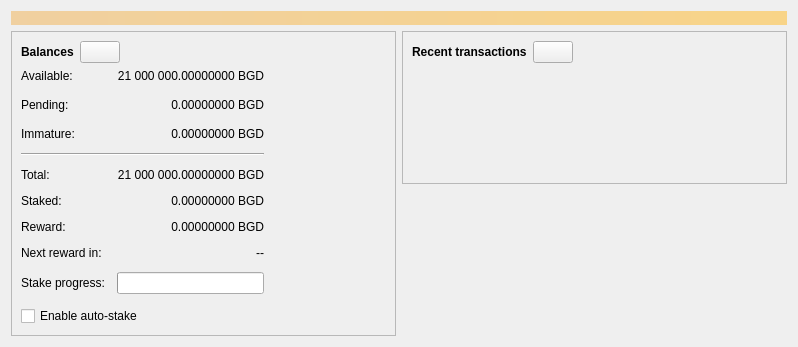
<?xml version="1.0" encoding="UTF-8"?>
<ui version="4.0">
 <class>OverviewPage</class>
 <widget class="QWidget" name="OverviewPage">
  <property name="geometry">
   <rect>
    <x>0</x>
    <y>0</y>
    <width>798</width>
    <height>318</height>
   </rect>
  </property>
  <property name="windowTitle">
   <string>Form</string>
  </property>
  <layout class="QVBoxLayout" name="topLayout">
   <item>
    <widget class="QLabel" name="labelAlerts">
     <property name="visible">
      <bool>false</bool>
     </property>
     <property name="styleSheet">
      <string notr="true">QLabel { background-color: qlineargradient(x1: 0, y1: 0, x2: 1, y2: 0, stop:0 #F0D0A0, stop:1 #F8D488); color:#000000; }</string>
     </property>
     <property name="wordWrap">
      <bool>true</bool>
     </property>
     <property name="margin">
      <number>3</number>
     </property>
     <property name="textInteractionFlags">
      <set>Qt::TextSelectableByMouse</set>
     </property>
    </widget>
   </item>
   <item>
    <layout class="QHBoxLayout" name="horizontalLayout" stretch="1,1">
     <item>
      <layout class="QVBoxLayout" name="verticalLayout_2">
       <item>
        <widget class="QFrame" name="frame">
         <property name="frameShape">
          <enum>QFrame::StyledPanel</enum>
         </property>
         <property name="frameShadow">
          <enum>QFrame::Raised</enum>
         </property>
         <layout class="QVBoxLayout" name="verticalLayout_4">
          <item>
           <layout class="QHBoxLayout" name="horizontalLayout_4">
            <item>
             <widget class="QLabel" name="label_5">
              <property name="font">
               <font>
                <weight>75</weight>
                <bold>true</bold>
               </font>
              </property>
              <property name="text">
               <string>Balances</string>
              </property>
             </widget>
            </item>
            <item>
             <widget class="QPushButton" name="labelWalletStatus">
              <property name="enabled">
               <bool>true</bool>
              </property>
              <property name="maximumSize">
               <size>
                <width>45</width>
                <height>16777215</height>
               </size>
              </property>
              <property name="toolTip">
               <string>The displayed information may be out of date. Your wallet automatically synchronizes with the BitGold network after a connection is established, but this process has not completed yet.</string>
              </property>
              <property name="text">
               <string/>
              </property>
              <property name="icon">
               <iconset resource="../bitcoin.qrc">
                <normaloff>:/icons/warning</normaloff>
                <disabledoff>:/icons/warning</disabledoff>:/icons/warning</iconset>
              </property>
              <property name="iconSize">
               <size>
                <width>24</width>
                <height>24</height>
               </size>
              </property>
             </widget>
            </item>
            <item>
             <spacer name="horizontalSpacer_3">
              <property name="orientation">
               <enum>Qt::Horizontal</enum>
              </property>
              <property name="sizeHint" stdset="0">
               <size>
                <width>40</width>
                <height>20</height>
               </size>
              </property>
             </spacer>
            </item>
           </layout>
          </item>
          <item>
           <layout class="QGridLayout" name="gridLayout">
            <property name="spacing">
             <number>12</number>
            </property>
            <item row="1" column="1">
             <widget class="QLabel" name="labelUnconfirmed">
              <property name="cursor">
               <cursorShape>IBeamCursor</cursorShape>
              </property>
              <property name="toolTip">
               <string>Total of transactions that have yet to be confirmed, and do not yet count toward the spendable balance</string>
              </property>
              <property name="text">
               <string notr="true">0.00000000 BGD</string>
              </property>
              <property name="alignment">
               <set>Qt::AlignRight|Qt::AlignTrailing|Qt::AlignVCenter</set>
              </property>
              <property name="textInteractionFlags">
               <set>Qt::LinksAccessibleByMouse|Qt::TextSelectableByKeyboard|Qt::TextSelectableByMouse</set>
              </property>
             </widget>
            </item>
            <item row="3" column="0" colspan="2">
             <widget class="Line" name="line">
              <property name="orientation">
               <enum>Qt::Horizontal</enum>
              </property>
             </widget>
            </item>
            <item row="4" column="0">
             <widget class="QLabel" name="labelTotalText">
              <property name="text">
               <string>Total:</string>
              </property>
             </widget>
            </item>
            <item row="2" column="1">
             <widget class="QLabel" name="labelImmature">
              <property name="cursor">
               <cursorShape>IBeamCursor</cursorShape>
              </property>
              <property name="toolTip">
               <string>Mined balance that has not yet matured</string>
              </property>
              <property name="text">
               <string notr="true">0.00000000 BGD</string>
              </property>
              <property name="alignment">
               <set>Qt::AlignRight|Qt::AlignTrailing|Qt::AlignVCenter</set>
              </property>
              <property name="textInteractionFlags">
               <set>Qt::LinksAccessibleByMouse|Qt::TextSelectableByKeyboard|Qt::TextSelectableByMouse</set>
              </property>
             </widget>
            </item>
            <item row="1" column="2">
             <spacer name="horizontalSpacer_2">
              <property name="orientation">
               <enum>Qt::Horizontal</enum>
              </property>
              <property name="sizeHint" stdset="0">
               <size>
                <width>40</width>
                <height>20</height>
               </size>
              </property>
             </spacer>
            </item>
            <item row="2" column="0">
             <widget class="QLabel" name="labelImmatureText">
              <property name="text">
               <string>Immature:</string>
              </property>
             </widget>
            </item>
            <item row="4" column="1">
             <widget class="QLabel" name="labelTotal">
              <property name="cursor">
               <cursorShape>IBeamCursor</cursorShape>
              </property>
              <property name="toolTip">
               <string>Your current total balance</string>
              </property>
              <property name="text">
               <string notr="true">21 000 000.00000000 BGD</string>
              </property>
              <property name="alignment">
               <set>Qt::AlignRight|Qt::AlignTrailing|Qt::AlignVCenter</set>
              </property>
              <property name="textInteractionFlags">
               <set>Qt::LinksAccessibleByMouse|Qt::TextSelectableByKeyboard|Qt::TextSelectableByMouse</set>
              </property>
             </widget>
            </item>
            <item row="5" column="0">
             <widget class="QLabel" name="labelStakedText">
              <property name="text">
               <string>Staked:</string>
              </property>
             </widget>
            </item>
            <item row="5" column="1">
             <widget class="QLabel" name="labelStaked">
              <property name="text">
               <string notr="true">0.00000000 BGD</string>
              </property>
              <property name="alignment">
               <set>Qt::AlignRight|Qt::AlignTrailing|Qt::AlignVCenter</set>
              </property>
             </widget>
            </item>
            <item row="6" column="0">
             <widget class="QLabel" name="labelRewardText">
              <property name="text">
               <string>Reward:</string>
              </property>
             </widget>
            </item>
            <item row="6" column="1">
             <widget class="QLabel" name="labelReward">
              <property name="text">
               <string notr="true">0.00000000 BGD</string>
              </property>
              <property name="alignment">
               <set>Qt::AlignRight|Qt::AlignTrailing|Qt::AlignVCenter</set>
              </property>
             </widget>
            </item>
            <item row="7" column="0">
             <widget class="QLabel" name="labelNextRewardText">
              <property name="text">
               <string>Next reward in:</string>
              </property>
             </widget>
            </item>
            <item row="7" column="1">
             <widget class="QLabel" name="labelNextReward">
              <property name="text">
               <string>--</string>
              </property>
              <property name="alignment">
               <set>Qt::AlignRight|Qt::AlignTrailing|Qt::AlignVCenter</set>
              </property>
             </widget>
            </item>
            <item row="8" column="0">
             <widget class="QLabel" name="labelStakeProgressText">
              <property name="text">
               <string>Stake progress:</string>
              </property>
             </widget>
            </item>
            <item row="8" column="1">
             <widget class="QProgressBar" name="progressStake">
              <property name="maximum">
               <number>100</number>
              </property>
              <property name="textVisible">
               <bool>false</bool>
              </property>
             </widget>
            </item>
            <item row="9" column="0" colspan="2">
             <widget class="QCheckBox" name="checkAutoStake">
              <property name="text">
               <string>Enable auto-stake</string>
              </property>
             </widget>
            </item>
            <item row="0" column="0">
             <widget class="QLabel" name="labelBalanceText">
              <property name="text">
               <string>Available:</string>
              </property>
             </widget>
            </item>
            <item row="0" column="1">
             <widget class="QLabel" name="labelBalance">
              <property name="cursor">
               <cursorShape>IBeamCursor</cursorShape>
              </property>
              <property name="toolTip">
               <string>Your current spendable balance</string>
              </property>
              <property name="text">
               <string notr="true">21 000 000.00000000 BGD</string>
              </property>
              <property name="alignment">
               <set>Qt::AlignRight|Qt::AlignTrailing|Qt::AlignVCenter</set>
              </property>
              <property name="textInteractionFlags">
               <set>Qt::LinksAccessibleByMouse|Qt::TextSelectableByKeyboard|Qt::TextSelectableByMouse</set>
              </property>
             </widget>
            </item>
            <item row="1" column="0">
             <widget class="QLabel" name="labelPendingText">
              <property name="text">
               <string>Pending:</string>
              </property>
             </widget>
            </item>
           </layout>
          </item>
         </layout>
        </widget>
       </item>
       <item>
        <spacer name="verticalSpacer">
         <property name="orientation">
          <enum>Qt::Vertical</enum>
         </property>
         <property name="sizeHint" stdset="0">
          <size>
           <width>20</width>
           <height>40</height>
          </size>
         </property>
        </spacer>
       </item>
      </layout>
     </item>
     <item>
      <layout class="QVBoxLayout" name="verticalLayout_3">
       <item>
        <widget class="QFrame" name="frame_2">
         <property name="frameShape">
          <enum>QFrame::StyledPanel</enum>
         </property>
         <property name="frameShadow">
          <enum>QFrame::Raised</enum>
         </property>
         <layout class="QVBoxLayout" name="verticalLayout">
          <item>
           <layout class="QHBoxLayout" name="horizontalLayout_2">
            <item>
             <widget class="QLabel" name="label_4">
              <property name="font">
               <font>
                <weight>75</weight>
                <bold>true</bold>
               </font>
              </property>
              <property name="text">
               <string>Recent transactions</string>
              </property>
             </widget>
            </item>
            <item>
             <widget class="QPushButton" name="labelTransactionsStatus">
              <property name="enabled">
               <bool>true</bool>
              </property>
              <property name="maximumSize">
               <size>
                <width>45</width>
                <height>16777215</height>
               </size>
              </property>
              <property name="toolTip">
               <string>The displayed information may be out of date. Your wallet automatically synchronizes with the BitGold network after a connection is established, but this process has not completed yet.</string>
              </property>
              <property name="text">
               <string/>
              </property>
              <property name="icon">
               <iconset resource="../bitcoin.qrc">
                <normaloff>:/icons/warning</normaloff>
                <disabledoff>:/icons/warning</disabledoff>:/icons/warning</iconset>
              </property>
              <property name="iconSize">
               <size>
                <width>24</width>
                <height>24</height>
               </size>
              </property>
             </widget>
            </item>
            <item>
             <spacer name="horizontalSpacer">
              <property name="orientation">
               <enum>Qt::Horizontal</enum>
              </property>
              <property name="sizeHint" stdset="0">
               <size>
                <width>40</width>
                <height>20</height>
               </size>
              </property>
             </spacer>
            </item>
           </layout>
          </item>
          <item>
           <widget class="TransactionOverviewWidget" name="listTransactions">
            <property name="styleSheet">
             <string notr="true">QListView { background: transparent; }</string>
            </property>
            <property name="frameShape">
             <enum>QFrame::NoFrame</enum>
            </property>
            <property name="verticalScrollBarPolicy">
             <enum>Qt::ScrollBarAlwaysOff</enum>
            </property>
            <property name="horizontalScrollBarPolicy">
             <enum>Qt::ScrollBarAlwaysOff</enum>
            </property>
            <property name="sizeAdjustPolicy">
             <enum>QAbstractScrollArea::AdjustToContents</enum>
            </property>
            <property name="selectionMode">
             <enum>QAbstractItemView::NoSelection</enum>
            </property>
            <property name="uniformItemSizes">
             <bool>true</bool>
            </property>
           </widget>
          </item>
         </layout>
        </widget>
       </item>
       <item>
        <spacer name="verticalSpacer_2">
         <property name="orientation">
          <enum>Qt::Vertical</enum>
         </property>
         <property name="sizeHint" stdset="0">
          <size>
           <width>20</width>
           <height>40</height>
          </size>
         </property>
        </spacer>
       </item>
      </layout>
     </item>
    </layout>
   </item>
  </layout>
 </widget>
 <customwidgets>
  <customwidget>
   <class>TransactionOverviewWidget</class>
   <extends>QListView</extends>
   <header>qt/transactionoverviewwidget.h</header>
  </customwidget>
 </customwidgets>
 <resources/>
 <connections/>
</ui>
